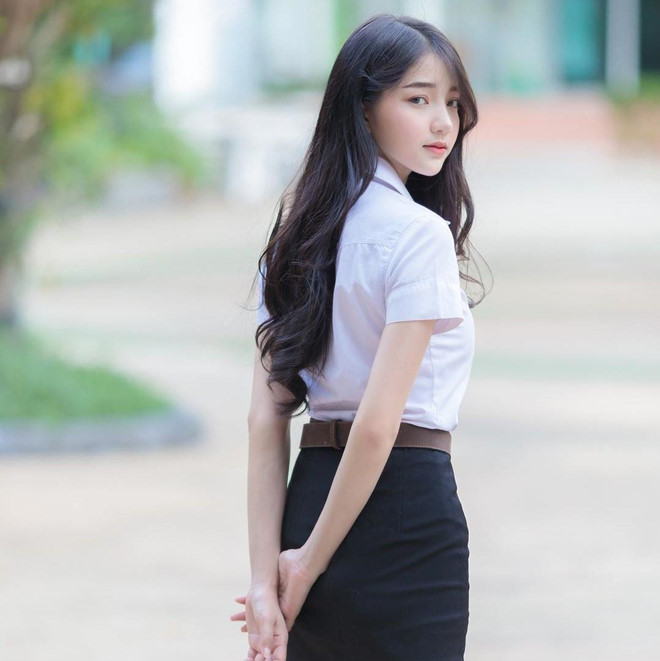
#> input picture 1.jpg, 660 x 661 px
$ python HistogramEqualization.py
#> lines starting #> are read from the running program, lines starting #| are printed output that depends on the picture
import cv2
import numpy as np

img = cv2.imread("1.jpg", cv2.IMREAD_GRAYSCALE)  # shape: (960, 960)
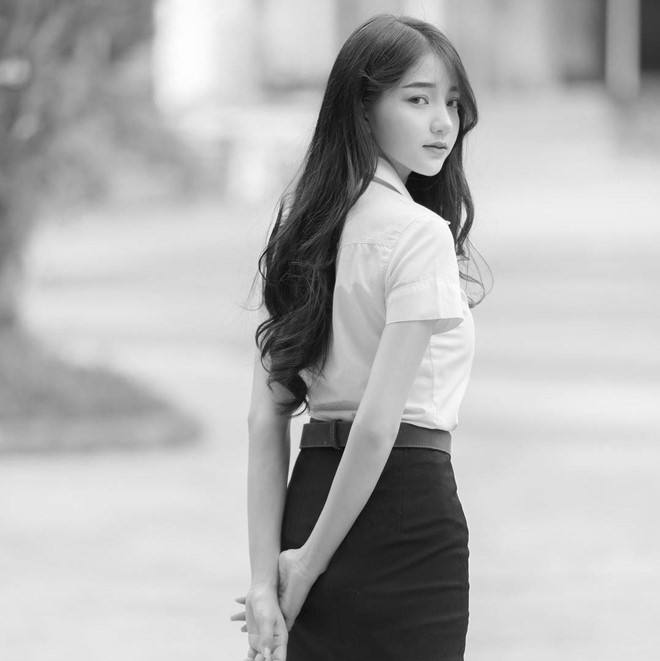
#> img: shape (661, 660); min 6, max 255, mean 179.1
# print grayscale image
cv2.imwrite('11.jpg', img)


equalized_img = cv2.equalizeHist(img)
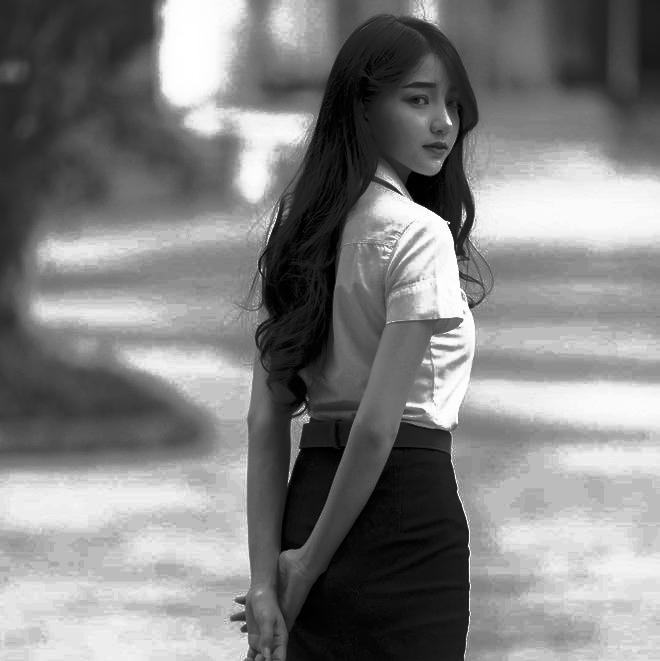
#> equalized_img: shape (661, 660); min 0, max 255, mean 129.3
cv2.imwrite('111.jpg', equalized_img)
